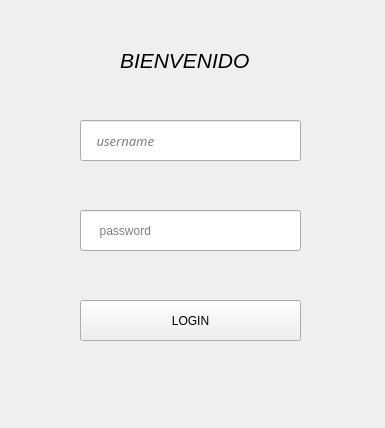
<?xml version="1.0" encoding="UTF-8"?>
<ui version="4.0">
 <class>MainWindow</class>
 <widget class="QMainWindow" name="MainWindow">
  <property name="geometry">
   <rect>
    <x>0</x>
    <y>0</y>
    <width>385</width>
    <height>428</height>
   </rect>
  </property>
  <property name="minimumSize">
   <size>
    <width>385</width>
    <height>428</height>
   </size>
  </property>
  <property name="windowTitle">
   <string>MainWindow</string>
  </property>
  <property name="styleSheet">
   <string notr="true"/>
  </property>
  <widget class="QWidget" name="centralwidget">
   <property name="minimumSize">
    <size>
     <width>385</width>
     <height>428</height>
    </size>
   </property>
   <property name="maximumSize">
    <size>
     <width>385</width>
     <height>428</height>
    </size>
   </property>
   <widget class="QLineEdit" name="username">
    <property name="geometry">
     <rect>
      <x>80</x>
      <y>120</y>
      <width>221</width>
      <height>41</height>
     </rect>
    </property>
    <property name="font">
     <font>
      <family>CaskaydiaCove Nerd Font</family>
      <pointsize>10</pointsize>
      <weight>50</weight>
      <italic>true</italic>
      <bold>false</bold>
     </font>
    </property>
    <property name="styleSheet">
     <string notr="true"/>
    </property>
    <property name="text">
     <string/>
    </property>
    <property name="alignment">
     <set>Qt::AlignLeading|Qt::AlignLeft|Qt::AlignVCenter</set>
    </property>
    <property name="placeholderText">
     <string>    username</string>
    </property>
   </widget>
   <widget class="QLineEdit" name="password">
    <property name="geometry">
     <rect>
      <x>80</x>
      <y>210</y>
      <width>221</width>
      <height>41</height>
     </rect>
    </property>
    <property name="styleSheet">
     <string notr="true"/>
    </property>
    <property name="text">
     <string/>
    </property>
    <property name="echoMode">
     <enum>QLineEdit::Password</enum>
    </property>
    <property name="placeholderText">
     <string>     password</string>
    </property>
   </widget>
   <widget class="QPushButton" name="btn_login">
    <property name="geometry">
     <rect>
      <x>80</x>
      <y>300</y>
      <width>221</width>
      <height>41</height>
     </rect>
    </property>
    <property name="styleSheet">
     <string notr="true"/>
    </property>
    <property name="text">
     <string>LOGIN</string>
    </property>
   </widget>
   <widget class="QLabel" name="label">
    <property name="geometry">
     <rect>
      <x>120</x>
      <y>40</y>
      <width>141</width>
      <height>41</height>
     </rect>
    </property>
    <property name="font">
     <font>
      <pointsize>16</pointsize>
      <weight>50</weight>
      <italic>true</italic>
      <bold>false</bold>
     </font>
    </property>
    <property name="styleSheet">
     <string notr="true"/>
    </property>
    <property name="text">
     <string>BIENVENIDO</string>
    </property>
   </widget>
  </widget>
 </widget>
 <resources/>
 <connections/>
</ui>
